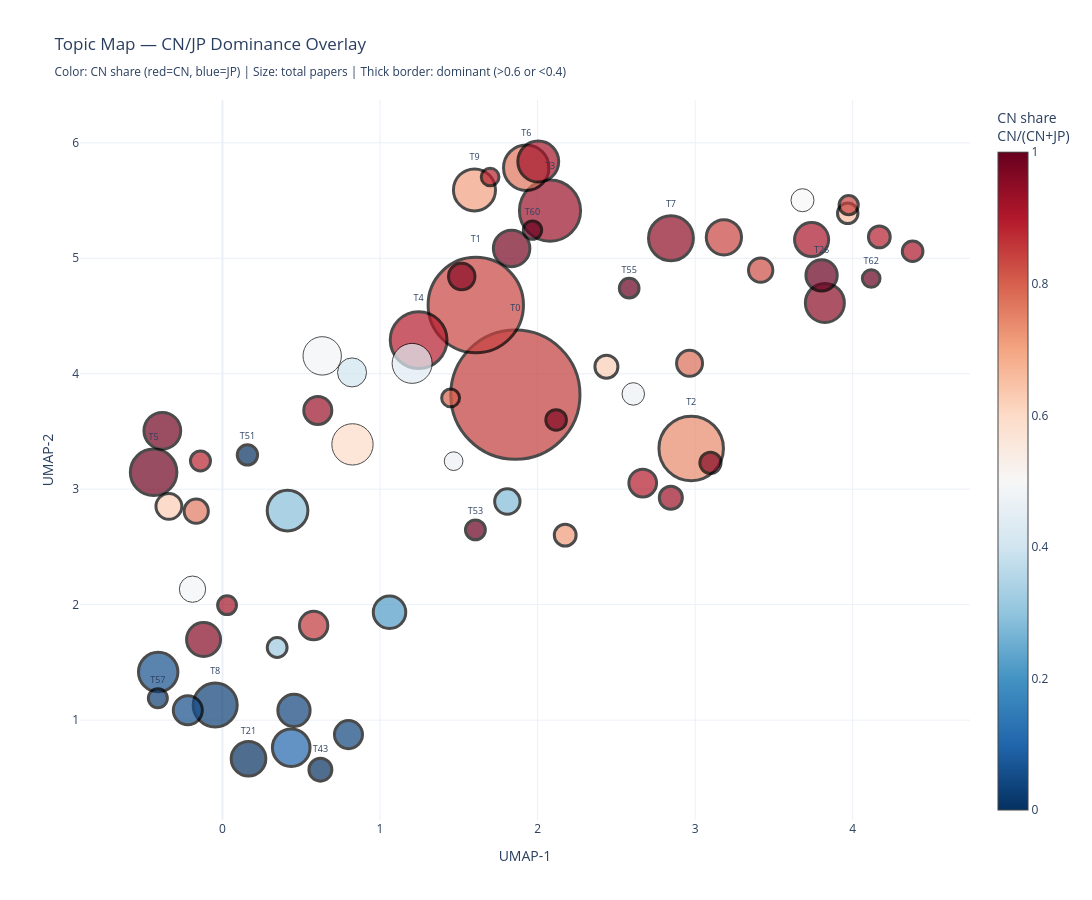

Source (notebook cell):
### Markdown cell above
# Ⅳ. 技术版图 + 结构洞察

## §14 Topic Map — CN/JP Dominance Overlay
Generate a custom Plotly interactive scatter where each dot is a topic, coloured by CN share and sized by paper count.

## §15 JP-only Topics Deep Dive
For topics exclusively claimed by JP (default: 21, 43), produce a diagnostic material pack to distinguish **true capability gaps** from **cluster splits / noise**.

### Code cell
# ══════════════════════════════════════════════════════════════════════════════
# §14  Topic Map — CN/JP Dominance Overlay
# ══════════════════════════════════════════════════════════════════════════════
import plotly.graph_objects as go
from sklearn.metrics.pairwise import cosine_similarity as _cosine_sim

# ── 14.0 Fallback loaders — ensure key variables exist ───────────────────────
if "TOPIC_COL" not in dir() or TOPIC_COL is None:
    for _c in ["topic_reduced", "topic_reassign", "topic"]:
        if _c in df.columns and df[_c].notna().any():
            TOPIC_COL = _c
            break
print(f"TOPIC_COL = '{TOPIC_COL}'")

COUNTRY_COL_14 = "country2" if "country2" in df.columns else "country_code"
if COUNTRY_COL_14 == "country_code" and "country2" not in df.columns:
    df["country2"] = df["country_code"].map(
        lambda c: "CN" if c == "CN" else ("JP" if c == "JP" else "OTHER"))
    COUNTRY_COL_14 = "country2"

if "topic_model" not in dir() or topic_model is None:
    from bertopic import BERTopic as _BT
    topic_model = _BT.load(os.path.join(OUTPUT_DIR, "bertopic_model"))
    print("✅ Loaded BERTopic model from disk")

_repr_path_14 = os.path.join(OUTPUT_DIR, "representative_docs.json")
if "repr_docs" not in dir() or repr_docs is None:
    if os.path.exists(_repr_path_14):
        with open(_repr_path_14, "r", encoding="utf-8") as f:
            repr_docs = json.load(f)

_trend_path_14 = os.path.join(OUTPUT_DIR, "time_evolution", "topic_trend_summary.csv")
_trend_14 = None
if "trend_summary" in dir() and trend_summary is not None:
    _trend_14 = trend_summary.copy()
elif os.path.exists(_trend_path_14):
    _trend_14 = pd.read_csv(_trend_path_14)
    print("✅ Loaded topic_trend_summary.csv")

# ── 14.1 build_topic_stats() ────────────────────────────────────────────────
def build_topic_stats(df, topic_col, country_col, topic_model_obj):
    """Per-topic metrics: CN/JP counts, shares, dominance, keywords."""
    df_work = df[(df[topic_col] != -1) & df[country_col].isin(["CN", "JP"])].copy()
    ct = df_work.groupby([topic_col, country_col]).size().unstack(fill_value=0)
    for c in ["CN", "JP"]:
        if c not in ct.columns:
            ct[c] = 0
    ct = ct[["CN", "JP"]].copy()
    ct.columns = ["count_CN", "count_JP"]
    ct["count_total_CNJP"] = ct["count_CN"] + ct["count_JP"]
    ct["CN_share_in_topic"] = ct["count_CN"] / ct["count_total_CNJP"].replace(0, np.nan)
    ct["JP_share_in_topic"] = ct["count_JP"] / ct["count_total_CNJP"].replace(0, np.nan)
    ct["dominance"] = 2 * ct["CN_share_in_topic"] - 1

    # Total count across ALL countries (for dot size)
    total_all = df[df[topic_col] != -1].groupby(topic_col).size().rename("topic_total_count")
    ct = ct.join(total_all, how="left")
    ct["topic_total_count"] = ct["topic_total_count"].fillna(ct["count_total_CNJP"])

    # Keywords (top 15)
    kw_list = []
    for tid in ct.index:
        try:
            kws = topic_model_obj.get_topic(tid)
            kw_list.append(", ".join([w for w, _ in kws[:15]]) if kws else "")
        except Exception:
            kw_list.append("")
    ct["keywords"] = kw_list
    ct.index.name = "topic_id"
    return ct.reset_index()


# ── 14.2 make_topic_map() ───────────────────────────────────────────────────
def make_topic_map(topic_stats, topic_model_obj, trend_df=None, seed=42,
                   output_dir=OUTPUT_DIR, top_label_n=10):
    """Interactive Plotly topic map coloured by CN/JP dominance."""
    # ── Topic embeddings ─────────────────────────────────────────────────
    te = getattr(topic_model_obj, "topic_embeddings_", None)
    if te is None:
        raise RuntimeError("topic_model.topic_embeddings_ not found; "
                           "reload model with embedding support.")
    ti = topic_model_obj.get_topic_info()
    tid_list = ti["Topic"].tolist()

    valid_tids = set(topic_stats["topic_id"].tolist())
    mask_te = [t in valid_tids for t in tid_list]
    te_filt = te[mask_te]
    tids_filt = [t for t, m in zip(tid_list, mask_te) if m]

    # ── UMAP 2-D on topic embeddings ────────────────────────────────────
    n_nbrs = min(15, max(2, len(tids_filt) - 1))
    umap_te = UMAP(n_components=2, random_state=seed,
                   n_neighbors=n_nbrs, min_dist=0.1)
    coords = umap_te.fit_transform(te_filt)

    plot_df = pd.DataFrame({
        "topic_id": tids_filt,
        "x": coords[:, 0],
        "y": coords[:, 1],
    }).merge(topic_stats, on="topic_id", how="left")

    # ── Merge trend info (optional) ─────────────────────────────────────
    if trend_df is not None:
        _tc = []
        for c in ["slope_delta", "trend_label", "cross_year"]:
            if c in trend_df.columns:
                _tc.append(c)
        if _tc:
            _merge = trend_df[["topic"] + _tc].rename(columns={"topic": "topic_id"})
            plot_df = plot_df.merge(_merge, on="topic_id", how="left")

    # ── Visual encodings ────────────────────────────────────────────────
    plot_df["size_scaled"] = np.sqrt(plot_df["topic_total_count"].fillna(1)) * 2.5

    def _bw(cn_s):
        if pd.isna(cn_s):
            return 1
        return 3 if (cn_s > 0.6 or cn_s < 0.4) else 1
    plot_df["border_width"] = plot_df["CN_share_in_topic"].apply(_bw)

    # ── Hover text ──────────────────────────────────────────────────────
    hover_texts = []
    for _, r in plot_df.iterrows():
        parts = [
            f"<b>Topic {int(r['topic_id'])}</b>",
            f"Keywords: {str(r.get('keywords', ''))[:100]}",
            f"count_CN: {int(r.get('count_CN', 0))}",
            f"count_JP: {int(r.get('count_JP', 0))}",
            f"CN_share: {r.get('CN_share_in_topic', 0):.3f}",
            f"JP_share: {r.get('JP_share_in_topic', 0):.3f}",
            f"dominance: {r.get('dominance', 0):.3f}",
        ]
        if "slope_delta" in r.index and pd.notna(r.get("slope_delta")):
            parts.append(f"slope_delta: {r['slope_delta']:.2e}")
        if "trend_label" in r.index and pd.notna(r.get("trend_label")):
            parts.append(f"trend: {r['trend_label']}")
        if "cross_year" in r.index and pd.notna(r.get("cross_year")):
            parts.append(f"cross_year: {int(r['cross_year'])}")
        hover_texts.append("<br>".join(parts))

    # ── Labels for top-N or extreme dominance ───────────────────────────
    top_size = set(plot_df.nlargest(top_label_n, "topic_total_count")["topic_id"])
    top_dom  = set(plot_df.nlargest(5, "dominance")["topic_id"])
    bot_dom  = set(plot_df.nsmallest(5, "dominance")["topic_id"])
    label_set = top_size | top_dom | bot_dom
    text_labels = [
        f"T{int(r['topic_id'])}" if r["topic_id"] in label_set else ""
        for _, r in plot_df.iterrows()
    ]

    # ── Main Plotly figure ──────────────────────────────────────────────
    fig = go.Figure(go.Scatter(
        x=plot_df["x"], y=plot_df["y"],
        mode="markers+text",
        marker=dict(
            size=plot_df["size_scaled"],
            color=plot_df["CN_share_in_topic"],
            colorscale="RdBu_r",
            cmin=0, cmax=1,
            colorbar=dict(title="CN share<br>CN/(CN+JP)"),
            line=dict(width=plot_df["border_width"], color="black"),
        ),
        text=text_labels,
        textposition="top center",
        textfont=dict(size=9),
        hovertext=hover_texts,
        hoverinfo="text",
    ))
    fig.update_layout(
        title="Topic Map — CN/JP Dominance Overlay<br>"
              "<sub>Color: CN share (red=CN, blue=JP) | Size: total papers | "
              "Thick border: dominant (>0.6 or <0.4)</sub>",
        xaxis_title="UMAP-1", yaxis_title="UMAP-2",
        width=1200, height=900, template="plotly_white",
    )

    html_p = os.path.join(output_dir, "topic_map_country.html")
    fig.write_html(html_p)
    print(f"✅ Saved {html_p}")

    try:
        png_p = os.path.join(output_dir, "topic_map_country.png")
        fig.write_image(png_p, scale=2)
        print(f"✅ Saved {png_p}")
    except Exception as e:
        print(f"⚠️  PNG export failed ({e}). Try: pip install -U kaleido")

    # ── Dominant-only static version ────────────────────────────────────
    dom_mask = (plot_df["CN_share_in_topic"] > 0.6) | (plot_df["CN_share_in_topic"] < 0.4)
    dom_df = plot_df[dom_mask].copy()
    if len(dom_df) > 0:
        fig_dom = go.Figure(go.Scatter(
            x=dom_df["x"], y=dom_df["y"],
            mode="markers+text",
            marker=dict(
                size=np.sqrt(dom_df["topic_total_count"].fillna(1)) * 2.5,
                color=dom_df["CN_share_in_topic"],
                colorscale="RdBu_r", cmin=0, cmax=1,
                colorbar=dict(title="CN share"),
                line=dict(width=2, color="black"),
            ),
            text=[f"T{int(t)}" for t in dom_df["topic_id"]],
            textposition="top center",
            textfont=dict(size=9),
            hovertext=[hover_texts[i] for i in dom_df.index],
            hoverinfo="text",
        ))
        fig_dom.update_layout(
            title="Topic Map — Dominant Topics Only (CN>0.6 or JP>0.6)",
            xaxis_title="UMAP-1", yaxis_title="UMAP-2",
            width=1200, height=900, template="plotly_white",
        )
        try:
            dom_png = os.path.join(output_dir, "topic_map_country_dominant.png")
            fig_dom.write_image(dom_png, scale=2)
            print(f"✅ Saved {dom_png}")
        except Exception as e:
            print(f"⚠️  Dominant PNG failed ({e})")

    try:
        fig.show()
    except Exception as _e:
        print(f"⚠️  fig.show() failed ({_e})\n"
              "    Fix: pip install -U nbformat\n"
              "    Falling back to IFrame display of saved HTML …")
        try:
            from IPython.display import IFrame, display
            _html_p = os.path.join(output_dir, "topic_map_country.html")
            display(IFrame(src=_html_p, width="100%", height=900))
        except Exception:
            print("    Open topic_map_country.html in a browser to view the chart.")
    return plot_df


# ── 14.3 Execute ─────────────────────────────────────────────────────────────
topic_stats_14 = build_topic_stats(df, TOPIC_COL, COUNTRY_COL_14, topic_model)
topic_stats_14.to_csv(os.path.join(OUTPUT_DIR, "topic_stats_country.csv"), index=False)
print(f"✅ Exported topic_stats_country.csv ({len(topic_stats_14)} topics)")

plot_df_14 = make_topic_map(
    topic_stats_14, topic_model,
    trend_df=_trend_14,
    seed=SEED,
    output_dir=OUTPUT_DIR,
    top_label_n=10,
)
print(f"\n🎉 §14 complete — topic map with country overlay generated.")

### Figure 1 — Plotly figure (JSON) as saved in the notebook; plotly's stock layout.template omitted (floating-point values rounded to 4 significant figures)
{"data": [{"hoverinfo": "text", "hovertext": ["<b>Topic 0</b><br>Keywords: steel, alloy, corrosion, irradiation, stress, crack, properties, alloys, mechanical, fracture<br>count_CN: 911<br>count_JP: 159<br>CN_share: 0.851<br>JP_share: 0.149<br>dominance: 0.703<br>slope_delta: -5.69e-04<br>trend: pulling_away<br>cross_year: 2008", "<b>Topic 1</b><br>Keywords: energy, power, electricity, cycle, nuclear, production, emissions, hydrogen, renewable, co2<br>count_CN: 245<br>count_JP: 46<br>CN_share: 0.842<br>JP_share: 0.158<br>dominance: 0.684<br>slope_delta: 2.84e-03<br>trend: catching_up<br>cross_year: 1999", "<b>Topic 2</b><br>Keywords: seismic, response, earthquake, ground, isolation, hazard, earthquakes, fragility, structures, analys<br>count_CN: 179<br>count_JP: 62<br>CN_share: 0.743<br>JP_share: 0.257<br>dominance: 0.485<br>slope_delta: 4.01e-03<br>trend: catching_up<br>cross_year: 2015", "<b>Topic 3</b><br>Keywords: fault, diagnosis, neural, network, data, fault diagnosis, learning, detection, neural network, propo<br>count_CN: 243<br>count_JP: 18<br>CN_share: 0.931<br>JP_share: 0.069<br>dominance: 0.862<br>slope_delta: 4.87e-03<br>trend: catching_up<br>cross_year: 2004", "<b>Topic 4</b><br>Keywords: neutron, method, equation, reactor, transport, equations, nuclear reactor, neutron transport, benchm<br>count_CN: 86<br>count_JP: 10<br>CN_share: 0.896<br>JP_share: 0.104<br>dominance: 0.792<br>slope_delta: -1.99e-03<br>trend: pulling_away<br>cross_year: 2004", "<b>Topic 5</b><br>Keywords: uranium, adsorption, uvi, seawater, extraction, uranium extraction, capacity, adsorbent, adsorption <br>count_CN: 281<br>count_JP: 3<br>CN_share: 0.989<br>JP_share: 0.011<br>dominance: 0.979<br>slope_delta: 2.46e-03<br>trend: catching_up", "<b>Topic 6</b><br>Keywords: human, operators, hra, human error, error, human reliability, reliability, task, factors, cognitive<br>count_CN: 61<br>count_JP: 18<br>CN_share: 0.772<br>JP_share: 0.228<br>dominance: 0.544<br>slope_delta: 2.92e-03<br>trend: catching_up<br>cross_year: 2004", "<b>Topic 7</b><br>Keywords: safety, break, code, passive, core, accident, analysis, injection, transient, test<br>count_CN: 57<br>count_JP: 3<br>CN_share: 0.950<br>JP_share: 0.050<br>dominance: 0.900<br>slope_delta: 4.34e-04<br>trend: catching_up<br>cross_year: 2003", "<b>Topic 8</b><br>Keywords: soil, cs137, radiocesium, forest, soils, fukushima, litter, rice, 137cs, concentration<br>count_CN: 5<br>count_JP: 191<br>CN_share: 0.026<br>JP_share: 0.974<br>dominance: -0.949<br>slope_delta: -5.10e-03<br>trend: pulling_away", "<b>Topic 9</b><br>Keywords: risk, probabilistic, psa, safety, assessment, probabilistic safety, safety assessment, event, failur<br>count_CN: 34<br>count_JP: 14<br>CN_share: 0.708<br>JP_share: 0.292<br>dominance: 0.417<br>slope_delta: 7.43e-04<br>trend: catching_up<br>cross_year: 1999", "<b>Topic 10</b><br>Keywords: neutrino, detector, antineutrino, experiment, reactor, antineutrinos, detectors, scattering, coheren<br>count_CN: 15<br>count_JP: 10<br>CN_share: 0.600<br>JP_share: 0.400<br>dominance: 0.200<br>slope_delta: 1.64e-04<br>trend: catching_up<br>cross_year: 2015", "<b>Topic 11</b><br>Keywords: software, systems, digital, reliability, safety, fault, security, safetycritical, cyber, failure<br>count_CN: 34<br>count_JP: 3<br>CN_share: 0.919<br>JP_share: 0.081<br>dominance: 0.838<br>slope_delta: 7.30e-04<br>trend: catching_up<br>cross_year: 1998", "<b>Topic 12</b><br>Keywords: bnct, neutron, therapy, boron, tumor, neutron capture, capture therapy, boron neutron, activation, d<br>count_CN: 6<br>count_JP: 15<br>CN_share: 0.286<br>JP_share: 0.714<br>dominance: -0.429<br>slope_delta: -1.42e-04<br>trend: pulling_away<br>cross_year: 1998", "<b>Topic 13</b><br>Keywords: fuel, fuel cycle, cycle, reactor, fast, core, plutonium, transmutation, thorium, reactors<br>count_CN: 22<br>count_JP: 28<br>CN_share: 0.440<br>JP_share: 0.560<br>dominance: -0.120<br>slope_delta: 3.69e-03<br>trend: stable<br>cross_year: 2015", "<b>Topic 14</b><br>Keywords: cs137, ocean, fukushima, sediment, radiocesium, pacific, sediments, cs134, fukushima daiichi, daiich<br>count_CN: 10<br>count_JP: 167<br>CN_share: 0.056<br>JP_share: 0.944<br>dominance: -0.887<br>slope_delta: -4.81e-03<br>trend: pulling_away", "<b>Topic 15</b><br>Keywords: flow, pump, vibration, valve, impeller, fluid, cavitation, pressure, coolant pump, reactor coolant<br>count_CN: 144<br>count_JP: 7<br>CN_share: 0.954<br>JP_share: 0.046<br>dominance: 0.907<br>slope_delta: 5.48e-04<br>trend: catching_up<br>cross_year: 2013", "<b>Topic 16</b><br>Keywords: nuclei, energy density, density, functional, functionals, density functional, energy, nuclear energy<br>count_CN: 22<br>count_JP: 23<br>CN_share: 0.489<br>JP_share: 0.511<br>dominance: -0.022<br>slope_delta: -9.54e-05<br>trend: stable<br>cross_year: 2006", "<b>Topic 17</b><br>Keywords: radiation, workers, exposure, cancer, dose, doses, exposed, cells, chernobyl, radiation exposure<br>count_CN: 1<br>count_JP: 9<br>CN_share: 0.100<br>JP_share: 0.900<br>dominance: -0.800<br>slope_delta: -2.12e-04<br>trend: pulling_away<br>cross_year: 2009", "<b>Topic 18</b><br>Keywords: iodine, adsorption, capture, radioactive iodine, iodine capture, iodine adsorption, i2, g1, capacity<br>count_CN: 140<br>count_JP: 2<br>CN_share: 0.986<br>JP_share: 0.014<br>dominance: 0.972<br>slope_delta: 1.10e-03<br>trend: catching_up<br>cross_year: 2014", "<b>Topic 19</b><br>Keywords: control, controller, fuzzy, reactor, sliding mode, pid, controllers, sliding, power, level<br>count_CN: 50<br>count_JP: 1<br>CN_share: 0.980<br>JP_share: 0.020<br>dominance: 0.961<br>slope_delta: -6.51e-04<br>trend: pulling_away<br>cross_year: 1998", "<b>Topic 20</b><br>Keywords: hydrogen, containment, combustion, flame, par, recombiner, catalytic, catalyst, recombiners, autocat<br>count_CN: 37<br>count_JP: 7<br>CN_share: 0.841<br>JP_share: 0.159<br>dominance: 0.682<br>slope_delta: 3.66e-05<br>trend: stable<br>cross_year: 2008", "<b>Topic 21</b><br>Keywords: radiation, chernobyl, wild, populations, contaminated, fukushima, boar, exposure, dose, effects<br>count_CN: 0<br>count_JP: 61<br>CN_share: 0.000<br>JP_share: 1.000<br>dominance: -1.000<br>slope_delta: -1.58e-03<br>trend: pulling_away<br>cross_year: 2001", "<b>Topic 22</b><br>Keywords: flow, heat, heat transfer, boiling, rod, bundle, transfer, chf, rod bundle, spacer<br>count_CN: 61<br>count_JP: 6<br>CN_share: 0.910<br>JP_share: 0.090<br>dominance: 0.821<br>slope_delta: 3.89e-04<br>trend: catching_up", "<b>Topic 23</b><br>Keywords: species, phytoplankton, bay, fish, community, zooplankton, abundance, thermal, daya, daya bay<br>count_CN: 67<br>count_JP: 3<br>CN_share: 0.957<br>JP_share: 0.043<br>dominance: 0.914<br>slope_delta: 5.66e-04<br>trend: catching_up", "<b>Topic 24</b><br>Keywords: radiation, camera, detector, imaging, gamma, compton, compton camera, alpha, gammaray, beta<br>count_CN: 21<br>count_JP: 76<br>CN_share: 0.216<br>JP_share: 0.784<br>dominance: -0.567<br>slope_delta: -2.06e-03<br>trend: pulling_away<br>cross_year: 2007", "<b>Topic 25</b><br>Keywords: dose, doses, fukushima, air dose, thyroid, residents, dose rates, internal, air, individual<br>count_CN: 4<br>count_JP: 108<br>CN_share: 0.036<br>JP_share: 0.964<br>dominance: -0.929<br>slope_delta: -5.38e-03<br>trend: pulling_away", "<b>Topic 26</b><br>Keywords: heat, number, nanofluid, magnetic, flow, fluid, thermal, transfer, convection, equations<br>count_CN: 20<br>count_JP: 0<br>CN_share: 1.000<br>JP_share: 0.000<br>dominance: 1.000<br>slope_delta: 2.72e-06<br>trend: stable", "<b>Topic 27</b><br>Keywords: stars, star, stellar, white, burning, mass, energy, similar, dwarf, neutron stars<br>count_CN: 6<br>count_JP: 9<br>CN_share: 0.400<br>JP_share: 0.600<br>dominance: -0.200<br>slope_delta: -5.10e-05<br>trend: stable<br>cross_year: 2004", "<b>Topic 28</b><br>Keywords: activity, soil, fukushima, samples, i131, cs137, concentrations, radionuclides, 2011, soil samples<br>count_CN: 3<br>count_JP: 55<br>CN_share: 0.052<br>JP_share: 0.948<br>dominance: -0.897<br>slope_delta: -7.39e-04<br>trend: pulling_away", "<b>Topic 29</b><br>Keywords: dispersion, atmospheric, meteorological, atmospheric dispersion, wind, dose, model, plume, accident,<br>count_CN: 18<br>count_JP: 3<br>CN_share: 0.857<br>JP_share: 0.143<br>dominance: 0.714<br>slope_delta: -5.20e-07<br>trend: stable<br>cross_year: 2020", "<b>Topic 30</b><br>Keywords: disaster, health, evacuation, fukushima, radiation, japan, residents, great east, earthquake, worker<br>count_CN: 4<br>count_JP: 99<br>CN_share: 0.039<br>JP_share: 0.961<br>dominance: -0.922<br>slope_delta: -3.37e-03<br>trend: pulling_away", "<b>Topic 31</b><br>Keywords: cross, cross section, fission, section, neutron, reaction, cross sections, mev, data, sections<br>count_CN: 27<br>count_JP: 2<br>CN_share: 0.931<br>JP_share: 0.069<br>dominance: 0.862<br>slope_delta: 1.09e-05<br>trend: stable<br>cross_year: 2012", "<b>Topic 32</b><br>Keywords: concrete, containment, prestressed, creep, prestressed concrete, shrinkage, concrete containment, te<br>count_CN: 35<br>count_JP: 4<br>CN_share: 0.897<br>JP_share: 0.103<br>dominance: 0.795<br>slope_delta: 1.10e-04<br>trend: catching_up", "<b>Topic 33</b><br>Keywords: optimization, algorithm, pattern, loading pattern, loading, search, genetic, core, multiobjective, p<br>count_CN: 22<br>count_JP: 1<br>CN_share: 0.957<br>JP_share: 0.043<br>dominance: 0.913<br>slope_delta: 4.66e-05<br>trend: stable<br>cross_year: 2022", "<b>Topic 34</b><br>Keywords: tritium, river, water, hto, tritiated, concentrations, tritiated water, tritium concentrations, obt,<br>count_CN: 16<br>count_JP: 17<br>CN_share: 0.485<br>JP_share: 0.515<br>dominance: -0.030<br>slope_delta: 6.47e-04<br>trend: catching_up<br>cross_year: 2006", "<b>Topic 35</b><br>Keywords: robot, inspection, robots, manipulator, robotic, mobile, motion, arm, control, planning<br>count_CN: 43<br>count_JP: 12<br>CN_share: 0.782<br>JP_share: 0.218<br>dominance: 0.564<br>slope_delta: -1.30e-04<br>trend: pulling_away<br>cross_year: 2000", "<b>Topic 36</b><br>Keywords: adsorption, cs, removal, cesium, adsorbent, sr2, ions, strontium, sorption, sr<br>count_CN: 37<br>count_JP: 22<br>CN_share: 0.627<br>JP_share: 0.373<br>dominance: 0.254<br>slope_delta: -9.17e-05<br>trend: stable", "<b>Topic 37</b><br>Keywords: cables, cable, insulation, aging, degradation, ageing, electrical, cable insulation, aged, oxidation<br>count_CN: 9<br>count_JP: 23<br>CN_share: 0.281<br>JP_share: 0.719<br>dominance: -0.438<br>slope_delta: -3.20e-07<br>trend: stable<br>cross_year: 2002", "<b>Topic 38</b><br>Keywords: aerosol, scrubbing, aerosols, venturi, scrubber, venturi scrubber, particle, deposition, gas, contai<br>count_CN: 38<br>count_JP: 8<br>CN_share: 0.826<br>JP_share: 0.174<br>dominance: 0.652<br>slope_delta: 1.08e-04<br>trend: catching_up<br>cross_year: 2013", "<b>Topic 39</b><br>Keywords: waste, glass, leaching, immobilization, vitrification, cement, radioactive, wastes, radioactive wast<br>count_CN: 26<br>count_JP: 8<br>CN_share: 0.765<br>JP_share: 0.235<br>dominance: 0.529<br>slope_delta: -1.96e-04<br>trend: pulling_away<br>cross_year: 1996", "<b>Topic 40</b><br>Keywords: shear, walls, concrete, sc, anchors, strength, steel, reinforcement, composite, reinforced<br>count_CN: 39<br>count_JP: 3<br>CN_share: 0.929<br>JP_share: 0.071<br>dominance: 0.857<br>slope_delta: 3.42e-04<br>trend: catching_up<br>cross_year: 2008", "<b>Topic 41</b><br>Keywords: eddy current, eddy, probe, current, tubes, testing, ect, magnetic, current testing, signals<br>count_CN: 22<br>count_JP: 13<br>CN_share: 0.629<br>JP_share: 0.371<br>dominance: 0.257<br>slope_delta: 1.66e-03<br>trend: catching_up<br>cross_year: 2010", "<b>Topic 42</b><br>Keywords: twophase, code, cfd, void, flow, flows, codes, cupid, boiling, subchannel<br>count_CN: 1<br>count_JP: 1<br>CN_share: 0.500<br>JP_share: 0.500<br>dominance: 0.000<br>slope_delta: 8.00e-07<br>trend: stable<br>cross_year: 2001", "<b>Topic 43</b><br>Keywords: thyroid, thyroid cancer, cancer, children, accident, chernobyl, years, age, fukushima, nodules<br>count_CN: 0<br>count_JP: 37<br>CN_share: 0.000<br>JP_share: 1.000<br>dominance: -1.000<br>slope_delta: -1.53e-04<br>trend: pulling_away<br>cross_year: 2008", "<b>Topic 44</b><br>Keywords: ultrasonic, inspection, guided, waves, wave, testing, ultrasonic testing, defects, technique, nondes<br>count_CN: 9<br>count_JP: 10<br>CN_share: 0.474<br>JP_share: 0.526<br>dominance: -0.053<br>slope_delta: -3.75e-05<br>trend: stable<br>cross_year: 2019", "<b>Topic 45</b><br>Keywords: droplet, film, liquid film, liquid, separation, corrugated, droplets, corrugated plate, flow, separa<br>count_CN: 41<br>count_JP: 5<br>CN_share: 0.891<br>JP_share: 0.109<br>dominance: 0.783<br>slope_delta: 1.68e-06<br>trend: stable<br>cross_year: 2017", "<b>Topic 46</b><br>Keywords: concrete, shielding, aggregates, cement, radiation, radiation shielding, aggregate, attenuation, pro<br>count_CN: 10<br>count_JP: 4<br>CN_share: 0.714<br>JP_share: 0.286<br>dominance: 0.429<br>slope_delta: 7.00e-08<br>trend: stable", "<b>Topic 47</b><br>Keywords: aircraft, impact, concrete, containment, reinforced concrete, reinforced, crash, sc, commercial airc<br>count_CN: 25<br>count_JP: 1<br>CN_share: 0.962<br>JP_share: 0.038<br>dominance: 0.923<br>slope_delta: 6.64e-04<br>trend: catching_up<br>cross_year: 1999", "<b>Topic 48</b><br>Keywords: condensation, steam, transfer, heat transfer, heat, condensation heat, steam condensation, nonconden<br>count_CN: 29<br>count_JP: 3<br>CN_share: 0.906<br>JP_share: 0.094<br>dominance: 0.812<br>slope_delta: 2.58e-04<br>trend: catching_up<br>cross_year: 2014", "<b>Topic 49</b><br>Keywords: sensor, sensing, fiber, temperature, sensors, optical, fbg, degrees, fiberoptic, hightemperature<br>count_CN: 28<br>count_JP: 1<br>CN_share: 0.966<br>JP_share: 0.034<br>dominance: 0.931<br>slope_delta: 1.59e-04<br>trend: catching_up<br>cross_year: 2019", "<b>Topic 50</b><br>Keywords: void, flow, void fraction, twophase, fraction, twophase flow, interfacial, driftflux, interfacial ar<br>count_CN: 19<br>count_JP: 10<br>CN_share: 0.655<br>JP_share: 0.345<br>dominance: 0.310<br>slope_delta: -1.90e-07<br>trend: stable<br>cross_year: 2018", "<b>Topic 51</b><br>Keywords: iodine, iodide, volatile, organic, containment, csi, i2, paint, accident, gaseous<br>count_CN: 0<br>count_JP: 4<br>CN_share: 0.000<br>JP_share: 1.000<br>dominance: -1.000<br>slope_delta: -5.00e-08<br>trend: stable<br>cross_year: 1997", "<b>Topic 52</b><br>Keywords: separation, extraction, ligands, complexes, solvent, solubility, extractants, acid, solvent extracti<br>count_CN: 23<br>count_JP: 3<br>CN_share: 0.885<br>JP_share: 0.115<br>dominance: 0.769<br>slope_delta: 3.24e-04<br>trend: catching_up<br>cross_year: 2001", "<b>Topic 53</b><br>Keywords: shielding, radiation, composites, radiation shielding, materials, attenuation, properties, polymer, <br>count_CN: 24<br>count_JP: 0<br>CN_share: 1.000<br>JP_share: 0.000<br>dominance: 1.000<br>slope_delta: 1.94e-04<br>trend: catching_up", "<b>Topic 54</b><br>Keywords: deposition, atmospheric, source term, dispersion, source, term, meteorological, fukushima, atmospher<br>count_CN: 12<br>count_JP: 26<br>CN_share: 0.316<br>JP_share: 0.684<br>dominance: -0.368<br>slope_delta: -4.52e-04<br>trend: pulling_away", "<b>Topic 55</b><br>Keywords: cable, cables, fires, tray, flame, electrical, cable tray, hrr, heat release, trays<br>count_CN: 14<br>count_JP: 0<br>CN_share: 1.000<br>JP_share: 0.000<br>dominance: 1.000<br>slope_delta: 1.21e-06<br>trend: stable", "<b>Topic 56</b><br>Keywords: thermal, mixing, thermal stratification, stratification, thermal fatigue, tjunction, pipe, fatigue, <br>count_CN: 21<br>count_JP: 4<br>CN_share: 0.840<br>JP_share: 0.160<br>dominance: 0.680<br>slope_delta: 3.95e-06<br>trend: stable<br>cross_year: 2012", "<b>Topic 57</b><br>Keywords: fish, cs137, concentrations, radiocesium, species, fukushima, marine, food, cs137 concentrations, fi<br>count_CN: 1<br>count_JP: 40<br>CN_share: 0.024<br>JP_share: 0.976<br>dominance: -0.951<br>slope_delta: -9.00e-04<br>trend: pulling_away", "<b>Topic 58</b><br>Keywords: thermal, thermal discharge, discharge, sst, temperature, water, remote sensing, thermal plume, remot<br>count_CN: 23<br>count_JP: 2<br>CN_share: 0.920<br>JP_share: 0.080<br>dominance: 0.840<br>slope_delta: 1.86e-04<br>trend: catching_up<br>cross_year: 2010", "<b>Topic 59</b><br>Keywords: libs, breakdown spectroscopy, breakdown, laserinduced, laserinduced breakdown, spectroscopy, laser, <br>count_CN: 9<br>count_JP: 10<br>CN_share: 0.474<br>JP_share: 0.526<br>dominance: -0.053<br>slope_delta: -1.46e-04<br>trend: pulling_away", "<b>Topic 60</b><br>Keywords: fault, voltage, current, stator, power, protection, winding, nuclear power, grid, turbogenerator<br>count_CN: 21<br>count_JP: 0<br>CN_share: 1.000<br>JP_share: 0.000<br>dominance: 1.000<br>slope_delta: 2.28e-04<br>trend: catching_up", "<b>Topic 61</b><br>Keywords: graphite, irradiated graphite, nuclear graphite, irradiated, material, reactor, moderator, reactors,<br>count_CN: 4<br>count_JP: 1<br>CN_share: 0.800<br>JP_share: 0.200<br>dominance: 0.600<br>slope_delta: 3.86e-05<br>trend: stable<br>cross_year: 1996", "<b>Topic 62</b><br>Keywords: flow, circulation, steam, natural circulation, steam generator, generator, ocean, oncethrough steam,<br>count_CN: 34<br>count_JP: 0<br>CN_share: 1.000<br>JP_share: 0.000<br>dominance: 1.000<br>slope_delta: 2.24e-04<br>trend: catching_up", "<b>Topic 63</b><br>Keywords: knowledge, fault, diagnosis, reasoning, causality, expert, systems, ducg, graph, dynamic<br>count_CN: 16<br>count_JP: 2<br>CN_share: 0.889<br>JP_share: 0.111<br>dominance: 0.778<br>slope_delta: 1.10e-07<br>trend: stable<br>cross_year: 1994"], "marker": {"cmax": 1, "cmin": 0, "color": [0.8514, 0.8419, 0.7427, 0.931, 0.8958, 0.9894, 0.7722, 0.95, 0.02551, 0.7083, 0.6, 0.9189, 0.2857, 0.44, 0.0565, 0.9536, 0.4889, 0.1, 0.9859, 0.9804, 0.8409, 0.0, 0.9104, 0.9571, 0.2165, 0.03571, 1.0, 0.4, 0.05172, 0.8571, 0.03883, 0.931, 0.8974, 0.9565, 0.4848, 0.7818, 0.6271, 0.2812, 0.8261, 0.7647, 0.9286, 0.6286, 0.5, 0.0, 0.4737, 0.8913, 0.7143, 0.9615, 0.9062, 0.9655, 0.6552, 0.0, 0.8846, 1.0, 0.3158, 1.0, 0.84, 0.02439, 0.92, 0.4737, 1.0, 0.8, 1.0, 0.8889], "colorbar": {"title": {"text": "CN share<br>CN/(CN+JP)"}}, "colorscale": [[0, "rgb(5,48,97)"], [0.1, "rgb(33,102,172)"], [0.2, "rgb(67,147,195)"], [0.3, "rgb(146,197,222)"], [0.4, "rgb(209,229,240)"], [0.5, "rgb(247,247,247)"], [0.6, "rgb(253,219,199)"], [0.7, "rgb(244,165,130)"], [0.8, "rgb(214,96,77)"], [0.9, "rgb(178,24,43)"], [1, "rgb(103,0,31)"]], "line": {"color": "black", "width": [3, 3, 3, 3, 3, 3, 3, 3, 3, 3, 1, 3, 3, 1, 3, 3, 1, 3, 3, 3, 3, 3, 3, 3, 3, 3, 3, 1, 3, 3, 3, 3, 3, 3, 1, 3, 3, 3, 3, 3, 3, 3, 1, 3, 1, 3, 3, 3, 3, 3, 3, 3, 3, 3, 3, 3, 3, 3, 3, 1, 3, 3, 3, 3]}, "size": [129.2, 95.36, 64.52, 61.19, 56.73, 46.57, 45.41, 44.86, 44.02, 42.06, 41.31, 40.85, 40.7, 40.0, 39.45, 38.97, 38.41, 37.58, 36.74, 36.49, 35.27, 34.64, 34.1, 34.0, 32.5, 32.31, 31.32, 29.05, 29.05, 28.39, 28.06, 28.06, 27.73, 26.46, 26.34, 25.98, 25.86, 25.37, 24.37, 24.24, 23.05, 23.05, 23.05, 22.91, 22.5, 21.79, 21.79, 21.21, 20.62, 20.62, 20.46, 20.31, 20.0, 19.84, 19.84, 19.69, 19.2, 19.04, 18.87, 18.71, 18.37, 17.85, 17.68, 17.68]}, "mode": "markers+text", "text": ["T0", "T1", "T2", "T3", "T4", "T5", "T6", "T7", "T8", "T9", "", "", "", "", "", "", "", "", "", "", "", "T21", "", "", "", "", "T26", "", "", "", "", "", "", "", "", "", "", "", "", "", "", "", "", "T43", "", "", "", "", "", "", "", "T51", "", "T53", "", "T55", "", "T57", "", "", "T60", "", "T62", ""], "textfont": {"size": 9}, "textposition": "top center", "type": "scatter", "x": [1.859, 1.608, 2.975, 2.079, 1.245, -0.437, 1.928, 2.846, -0.04605, 1.599, 0.8252, 2.004, 0.4131, 1.204, -0.4078, 3.823, 0.6331, 0.4363, -0.3816, 1.835, 3.182, 0.1653, 3.739, -0.12, 1.06, 0.4539, 3.802, 0.8224, -0.22, 0.5785, 0.7997, 0.6051, 2.667, 1.519, -0.1901, 2.964, -0.34, 1.808, 3.416, -0.1665, 2.846, 2.437, 3.681, 0.6215, 2.607, 4.169, 2.175, 3.097, 4.38, 2.118, 3.968, 0.1584, -0.1396, 1.605, 0.3471, 2.581, 3.974, -0.4101, 0.02915, 1.467, 1.968, 1.448, 4.117, 1.699], "y": [3.819, 4.595, 3.353, 5.413, 4.292, 3.146, 5.784, 5.174, 1.131, 5.592, 3.388, 5.838, 2.815, 4.09, 1.417, 4.613, 4.155, 0.7611, 3.506, 5.086, 5.181, 0.666, 5.162, 1.698, 1.934, 1.085, 4.852, 4.011, 1.086, 1.819, 0.8745, 3.682, 3.053, 4.842, 2.134, 4.09, 2.852, 2.893, 4.897, 2.81, 2.926, 4.061, 5.503, 0.5709, 3.825, 5.185, 2.602, 3.229, 5.061, 3.6, 5.389, 3.297, 3.245, 2.648, 1.629, 4.741, 5.46, 1.19, 1.996, 3.243, 5.244, 3.791, 4.825, 5.704]}], "layout": {"height": 900, "title": {"text": "Topic Map — CN/JP Dominance Overlay<br><sub>Color: CN share (red=CN, blue=JP) | Size: total papers | Thick border: dominant (>0.6 or <0.4)</sub>"}, "width": 1200, "xaxis": {"title": {"text": "UMAP-1"}}, "yaxis": {"title": {"text": "UMAP-2"}}}}
